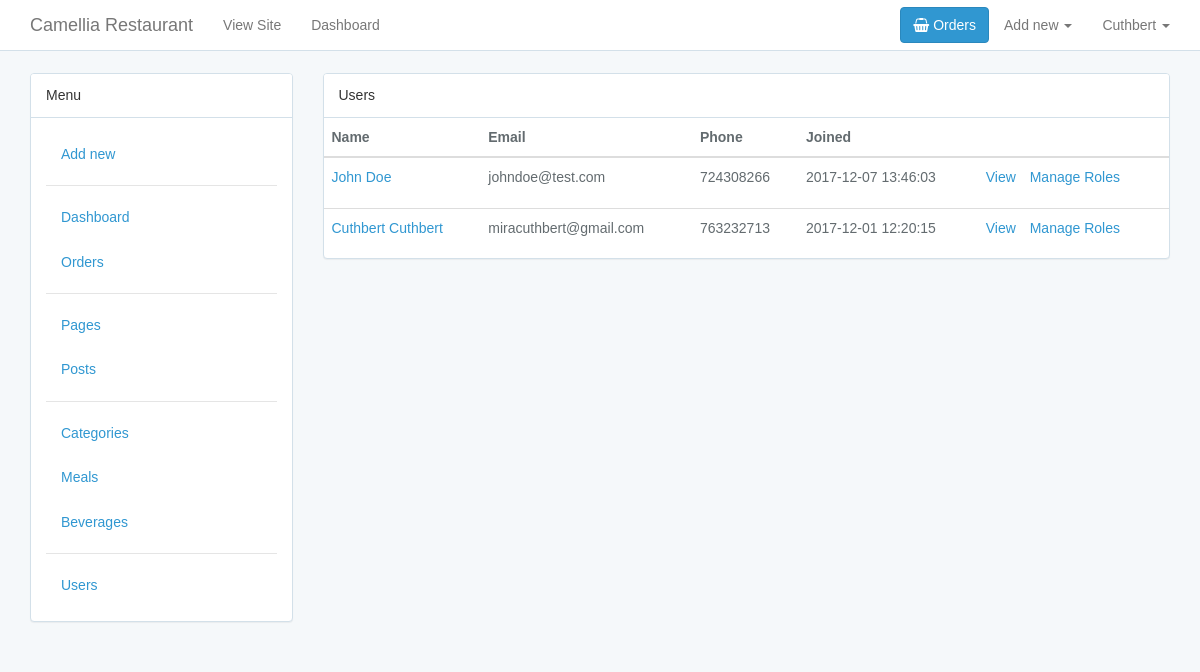
The app's page /admin/users/index.php (signed in), older data.
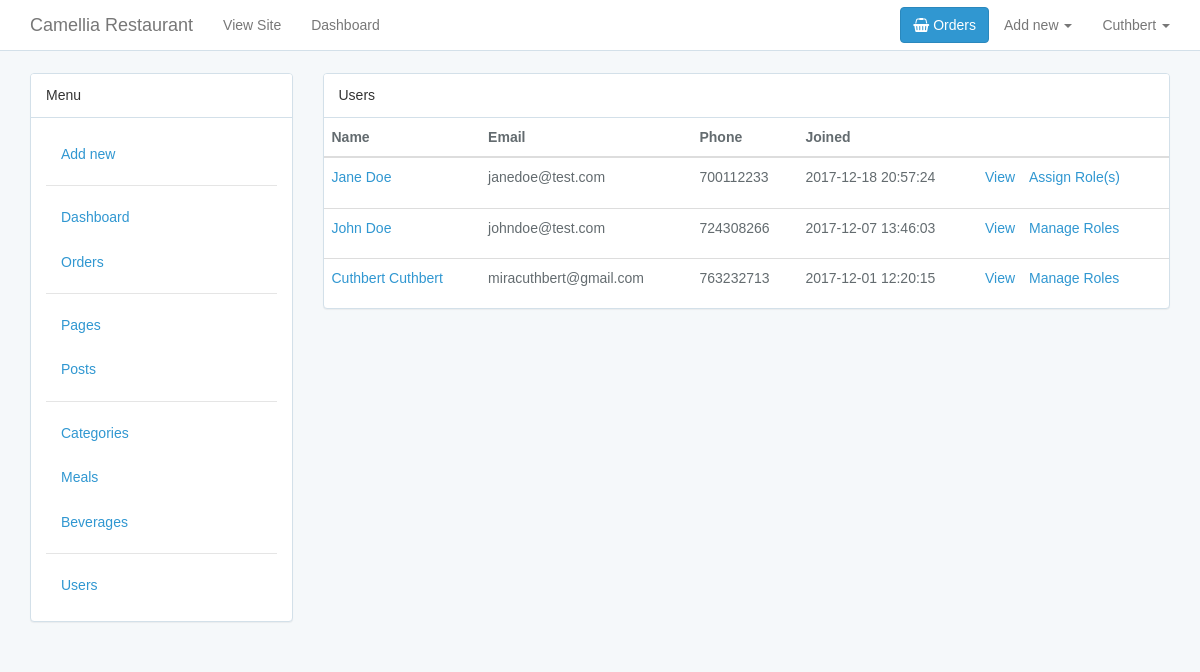
The same page, newer data.
### tables this page shows
CREATE TABLE `users` (
  `id` int(10) UNSIGNED NOT NULL,
  `first_name` varchar(191) NOT NULL,
  `last_name` varchar(191) NOT NULL,
  `email` varchar(191) NOT NULL,
  `phone` int(191) DEFAULT NULL,
  `password` varchar(191) NOT NULL,
  `remember_token` varchar(100) DEFAULT NULL,
  `created_at` timestamp NOT NULL DEFAULT CURRENT_TIMESTAMP,
  `updated_at` timestamp NOT NULL DEFAULT CURRENT_TIMESTAMP ON UPDATE CURRENT_TIMESTAMP
);

### admin/functions.php (called while the page is built, shortened)
<?php
if (!function_exists('users')) {
    function users($parameter = [])
    {
        global $con;
        $rows = [];
        $stmt = $con->prepare("SELECT * FROM `users` ORDER BY `created_at` DESC");
        $stmt->execute();
        $result = $stmt->get_result();
        if ($result->num_rows >= 1) {
            $rows = $result->fetch_all(MYSQLI_BOTH);
        };
        return $rows;
    }
}

### helpers.php (called while the page is built, shortened)
<?php
if (!function_exists('route')) {
    function route($name)
    {
        return APP_URL . "/{$name}";
    }
}

### functions.php (called while the page is built, shortened)
<?php
include_once "helpers.php";
if (!function_exists('hasRoles')) {
    function hasRoles($user, $role = null, $expired = false)
    {
        global $con;
        $roleable = false;
        $user = isset($user['id']) ? $user['id'] : $user;
        if (isset($user)) {
            if (isset($role)) {
                $_stmt = $con->prepare("SELECT * FROM `roles` WHERE `slug` = ? AND `slug` IS NOT NULL");
                $_stmt->bind_param("s", $role);
                $_stmt->execute();
                $result = $_stmt->get_result();
                if ($result->num_rows == 1) {
                    $row = $result->fetch_assoc();
                    if (($expired == true)) {
                        $stmt = $con->prepare("SELECT * FROM `user_roles` WHERE `user_id` = ?  AND `role_id` = ? AND `expired_at` IS NOT NULL LIMIT 1");
                    } else {
                        $stmt = $con->prepare("SELECT * FROM `user_roles` WHERE `user_id` = ?  AND `role_id` = ? AND `expired_at` IS NULL LIMIT 1");
                    }
                    $stmt->bind_param("ii", $user, $row['id']);
                } else {
                    $roleable = false;
                }
            } else {
                $stmt = $con->prepare("SELECT * FROM `user_roles` WHERE `user_id` = ? AND `expired_at` IS NULL");
                $stmt->bind_param("i", $user);
            }
            $stmt->execute();
            $result = $stmt->get_result();
            if ($result->num_rows >= 1) {
                $roleable = true;
            }
        }
        return $roleable;
    }
}

### admin/users/index.php (the view, shortened to what the changed rows need)
<?php
include_once("../../helpers.php");
include_once("../../functions.php");
include_once("../functions.php");
$users = users();
?>
<!DOCTYPE html>
<html lang="en">
<head>
    <?php include_once('../../partials/_head.php'); ?>
</head>
<body>
<div id="app">
    <div class="container">
        <div class="row">
            <div class="col-sm-9">
                <div class="panel panel-default">
                    <?php if (isset($users) && (count($users) > 0)) { ?>
                        <div class="table-responsive">
                            <table class="table table-hover">
                                <thead>
                                <tr>
                                    <th>Name</th>
                                    <th>Email</th>
                                    <th>Phone</th>
                                    <th>Joined</th>
                                    <th></th>
                                </tr>
                                </thead>
                                <tbody>
                                <?php foreach ($users as $user) { ?>
                                    <tr>
                                        <td>
                                            <a href="<?php echo route("admin/users/edit.php?user={$user['id']}") ?>">
                                                <?php echo $user['first_name'] . ' ' . $user['last_name']; ?>
                                            </a>
                                        </td>
                                        <td><?php echo $user['email']; ?></td>
                                        <td><?php echo $user['phone']; ?></td>
                                        <td><?php echo $user['created_at']; ?></td>
                                        <td>
                                            <ul class="list-inline">
                                                <li>
                                                    <a href="<?php echo route("admin/users/edit.php?user={$user['id']}") ?>">
                                                        View
                                                    </a>
                                                </li>
                                                <?php if (hasRoles($user['id'])) { ?>
                                                    <li>
                                                        <a href="<?php echo route("admin/roles/edit.php?user={$user['id']}") ?>">
                                                            Manage Roles
                                                        </a>
                                                    </li>
                                                <?php } else { ?>
                                                    <li>
                                                        <a href="<?php echo route("admin/roles/edit.php?user={$user['id']}") ?>">
                                                            Assign Role(s)
                                                        </a>
                                                    </li>
                                                <?php } ?>
                                            </ul>
                                        </td>
                                    </tr>
                                <?php } ?>
                                </tbody>
                            </table>
                        </div>
                    <?php } else { ?>
                        <p class="text-muted text-center">No users found.</p>
                    <?php }; ?>
                </div>
            </div>
        </div>
    </div>
</div>
</body>
</html>

Row changes from the older to the newer data that the page shows:
added users: first_name "Jane", last_name "Doe", email "janedoe@test.com", phone "700112233", created_at "2017-12-18 20:57:24"
